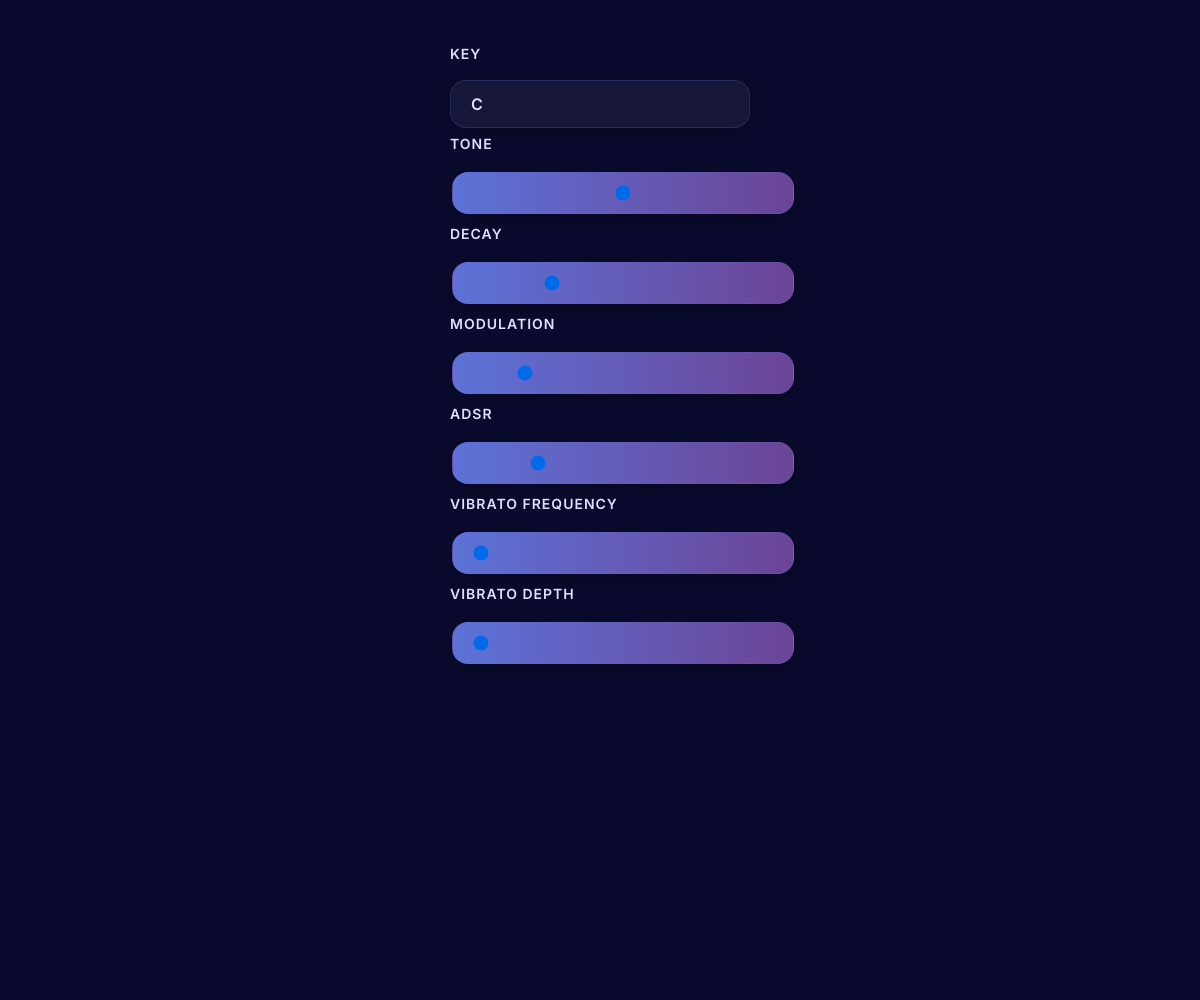
Frame 1 (no input)
Frame 60 (no input): identical to frame 1, image omitted
Frame 120 (the mouse pressed at the canvas centre since frame 60): identical to frame 1, image omitted

The p5.js sketch that drew this single still picture (run headless with seeded random() and noise() and a simulated clock; from frame 60 on, the mouse is pressed at the canvas centre):

// p5.js sketch
// ── sketch.js
function setup() {
	// Create a canvas
	createCanvas(windowWidth, windowHeight);
	let buffer = [0, 0]

	// Create key selector
	keySelector = createSelect();
	keySelector.option('C', 0);
	keySelector.option('C#/Db', 1);
	keySelector.option('D', 2);
	keySelector.option('D#/Eb', 3);
	keySelector.option('E', 4);
	keySelector.option('F', 5);
	keySelector.option('F#/Gb', 6);
	keySelector.option('G', 7);
	keySelector.option('G#/Ab', 8);
	keySelector.option('A', 9);
	keySelector.option('A#/Bb', 10);
	keySelector.option('B', 11);
	keySelector.selected('C');

	// Create sliders
	toneSlider = createSlider(0, 100, 50);
	decaySlider = createSlider(0, 2000, 500);
	modSlider = createSlider(0, 32, 5);
	adsrSlider = createSlider(0, 50, 10);
	vibFreqSlider = createSlider(0, 127, 0);
	vibDepthSlider = createSlider(0, 127, 0);

	// Create text elements
	p0 = createP("Key");
	p1 = createP("Tone");
	p2 = createP("Decay");
	p3 = createP("Modulation");
	p4 = createP("ADSR");
	p5 = createP("Vibrato Frequency");
	p6 = createP("Vibrato Depth");

	// Format DOM elements with styling
	formatDOMElements();
}

function draw() {
	// Background gradient effect
	background(10, 10, 46);

	// Get key selector value
	_keyValue = int(keySelector.value());

	// Get slider values
	_toneSlider = toneSlider.value() / 100;
	_decaySlider = decaySlider.value();
	_modSlider = modSlider.value();
	_adsrSlider = adsrSlider.value();
	_vibFreqSlider = vibFreqSlider.value();
	_vibDepthSlider = vibDepthSlider.value();

	// Send to Bela (if connected)
	if (typeof Bela !== 'undefined') {
		Bela.control.send({key: _keyValue});
		Bela.control.send({tone: _toneSlider});
		Bela.control.send({decay: _decaySlider});
		Bela.control.send({mod: _modSlider});
		Bela.control.send({adsr: _adsrSlider});
		Bela.control.send({vibFreq: _vibFreqSlider});
		Bela.control.send({vibDepth: _vibDepthSlider});
	}
}

function formatDOMElements() {
	// Calculate center position and starting Y position
	let centerX = windowWidth / 2;
	let startY = 80;
	let spacing = 90;
	let sliderWidth = min(300, windowWidth - 80);

	// Style and position key selector
	styleSelector(keySelector, centerX, startY, sliderWidth);

	// Style and position sliders (with offset for key selector)
	styleSlider(toneSlider, centerX, startY + spacing, sliderWidth);
	styleSlider(decaySlider, centerX, startY + spacing * 2, sliderWidth);
	styleSlider(modSlider, centerX, startY + spacing * 3, sliderWidth);
	styleSlider(adsrSlider, centerX, startY + spacing * 4, sliderWidth);
	styleSlider(vibFreqSlider, centerX, startY + spacing * 5, sliderWidth);
	styleSlider(vibDepthSlider, centerX, startY + spacing * 6, sliderWidth);

	// Style and position text labels
	styleLabel(p0, centerX, startY - 35, sliderWidth);
	styleLabel(p1, centerX, startY + spacing - 35, sliderWidth);
	styleLabel(p2, centerX, startY + spacing * 2 - 35, sliderWidth);
	styleLabel(p3, centerX, startY + spacing * 3 - 35, sliderWidth);
	styleLabel(p4, centerX, startY + spacing * 4 - 35, sliderWidth);
	styleLabel(p5, centerX, startY + spacing * 5 - 35, sliderWidth);
	styleLabel(p6, centerX, startY + spacing * 6 - 35, sliderWidth);
}

function styleSlider(slider, x, y, width) {
	slider.position(x - width / 2, y);
	slider.style('width', width + 'px');
	slider.style('height', '8px');
	slider.style('background', 'linear-gradient(90deg, #667eea 0%, #764ba2 100%)');
	slider.style('border-radius', '10px');
	slider.style('outline', 'none');
	slider.style('opacity', '0.9');
	slider.style('-webkit-appearance', 'none');
	slider.style('appearance', 'none');

	// Add container styling
	slider.style('padding', '16px 20px');
	slider.style('background-color', 'rgba(255, 255, 255, 0.05)');
	slider.style('border', '1px solid rgba(102, 126, 234, 0.2)');
	slider.style('border-radius', '16px');
	slider.style('box-shadow', '0 4px 20px rgba(0, 0, 0, 0.3)');
}

function styleSelector(selector, x, y, width) {
	selector.position(x - width / 2, y);
	selector.style('width', width + 'px');
	selector.style('height', '48px');
	selector.style('background-color', 'rgba(255, 255, 255, 0.05)');
	selector.style('color', '#e0e0ff');
	selector.style('border', '1px solid rgba(102, 126, 234, 0.2)');
	selector.style('border-radius', '16px');
	selector.style('padding', '12px 20px');
	selector.style('font-family', '-apple-system, BlinkMacSystemFont, "Segoe UI", Roboto, sans-serif');
	selector.style('font-size', '16px');
	selector.style('font-weight', '600');
	selector.style('outline', 'none');
	selector.style('box-shadow', '0 4px 20px rgba(0, 0, 0, 0.3)');
	selector.style('-webkit-appearance', 'none');
	selector.style('appearance', 'none');
}

function styleLabel(label, x, y, width) {
	label.position(x - width / 2, y);
	label.style('width', width + 'px');
	label.style('color', '#e0e0ff');
	label.style('font-family', '-apple-system, BlinkMacSystemFont, "Segoe UI", Roboto, sans-serif');
	label.style('font-size', '14px');
	label.style('font-weight', '600');
	label.style('letter-spacing', '1px');
	label.style('text-transform', 'uppercase');
	label.style('margin', '0');
	label.style('padding', '0');
	label.style('text-align', 'left');
}

function windowResized() {
	resizeCanvas(windowWidth, windowHeight);
	formatDOMElements();
}
